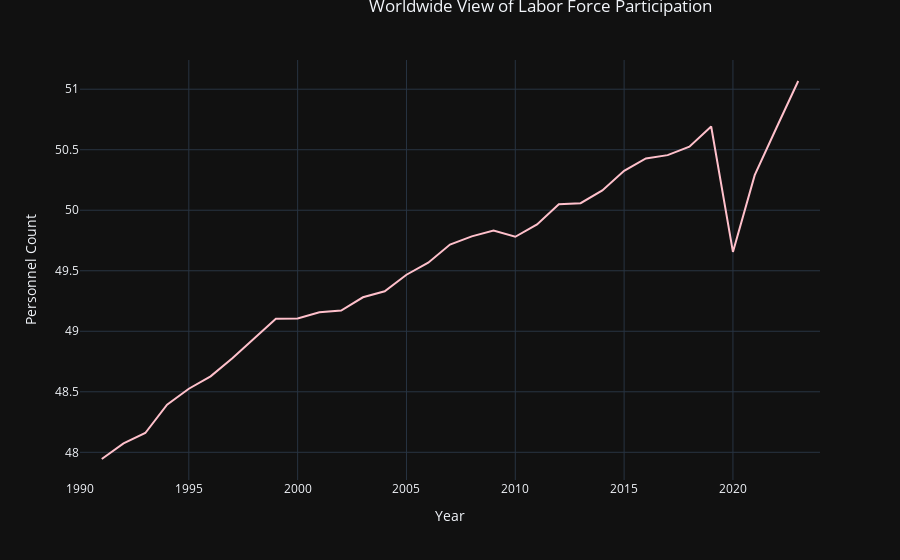

The code cell stored with this chart in its notebook:
### Code cell
line = px.line(data_frame= labor_force_participation,x= "Year" ,y =["Female labor force participation rate"] , markers = False)
line.update_yaxes(title_text = 'Number')
line.update_yaxes(title_text = 'Personnel Count')
line.update_xaxes(range=[1990,2024])
line.update_traces(line_color="pink")
line.update_layout(legend=dict(title=""),
                  showlegend = False,
    title = {
        'text': 'Worldwide View of Labor Force Participation',
        'y':1,
        'x':0.60},
         template="plotly_dark")

line.show()

### Figure 1 — Plotly figure (JSON) as saved in the notebook; plotly's stock layout.template omitted (floating-point values rounded to 4 significant figures)
{"data": [{"hovertemplate": "variable=Female labor force participation rate<br>Year=%{x}<br>value=%{y}<extra></extra>", "legendgroup": "Female labor force participation rate", "line": {"color": "pink", "dash": "solid"}, "marker": {"symbol": "circle"}, "mode": "lines", "name": "Female labor force participation rate", "orientation": "v", "showlegend": true, "type": "scatter", "x": [1976, 1977, 1978, 1979, 1980, 1981, 1982, 1983, 1984, 1985, 1986, 1987, 1988, 1989, 1990, 1991, 1992, 1993, 1994, 1995, 1996, 1997, 1998, 1999, 2000, 2001, 2002, 2003, 2004, 2005, 2006, 2007, 2008, 2009, 2010, 2011, 2012, 2013, 2014, 2015, 2016, 2017, 2018, 2019, 2020, 2021, 2022, 2023], "xaxis": "x", "y": [null, null, null, null, null, null, null, null, null, null, null, null, null, null, null, 47.94, 48.07, 48.16, 48.39, 48.53, 48.63, 48.78, 48.94, 49.1, 49.1, 49.16, 49.17, 49.28, 49.33, 49.47, 49.57, 49.72, 49.78, 49.83, 49.78, 49.88, 50.05, 50.06, 50.16, 50.33, 50.43, 50.46, 50.53, 50.69, 49.66, 50.29, 50.68, 51.07], "yaxis": "y"}], "layout": {"legend": {"title": {"text": ""}, "tracegroupgap": 0}, "margin": {"t": 60}, "showlegend": false, "title": {"text": "Worldwide View of Labor Force Participation", "x": 0.6, "y": 1}, "xaxis": {"anchor": "y", "domain": [0, 1], "range": [1990, 2024], "title": {"text": "Year"}}, "yaxis": {"anchor": "x", "domain": [0, 1], "title": {"text": "Personnel Count"}}}}
